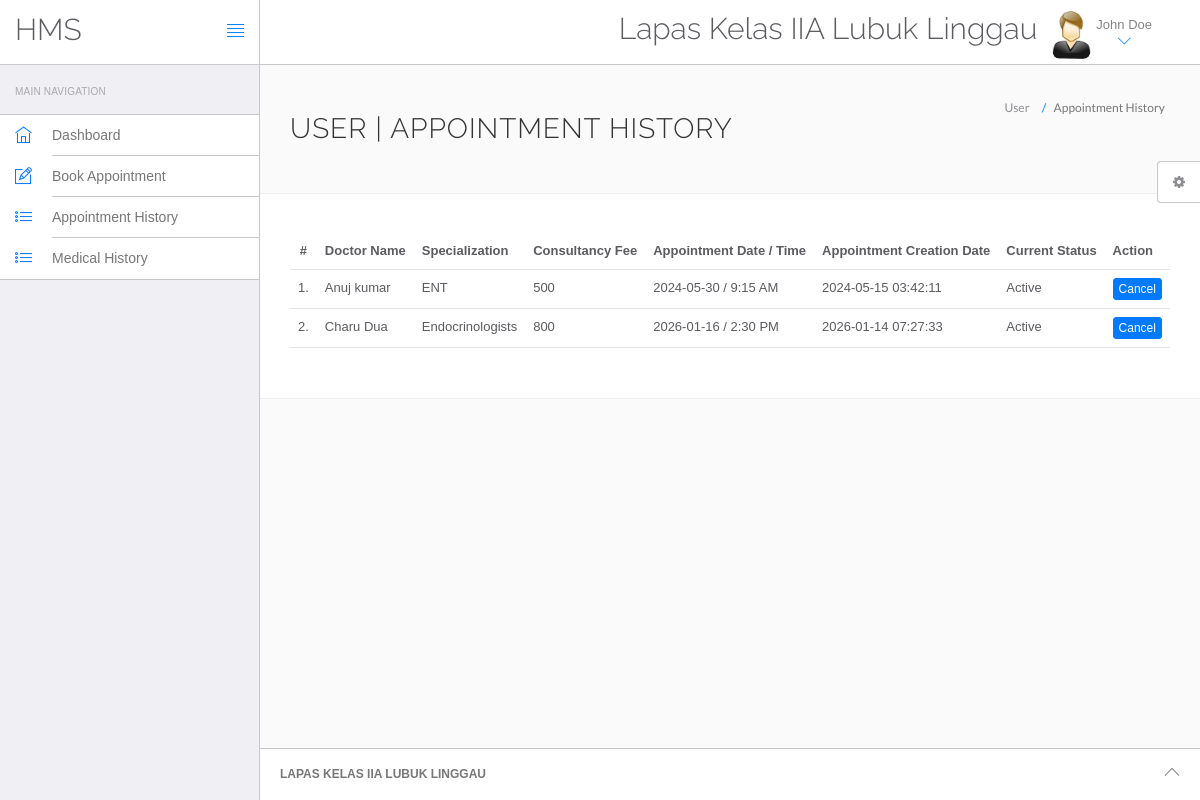
Screenshot of /hms/appointment-history.php (signed in) with the database file from the repository.
### tables this page shows
CREATE TABLE `users` (
  `id` int(11) NOT NULL,
  `fullName` varchar(255) DEFAULT NULL,
  `address` longtext DEFAULT NULL,
  `city` varchar(255) DEFAULT NULL,
  `gender` varchar(255) DEFAULT NULL,
  `email` varchar(255) DEFAULT NULL,
  `password` varchar(255) DEFAULT NULL,
  `regDate` timestamp NULL DEFAULT current_timestamp(),
  `updationDate` timestamp NULL DEFAULT NULL ON UPDATE current_timestamp()
);

CREATE TABLE `appointment` (
  `id` int(11) NOT NULL,
  `doctorSpecialization` varchar(255) DEFAULT NULL,
  `doctorId` int(11) DEFAULT NULL,
  `userId` int(11) DEFAULT NULL,
  `consultancyFees` int(11) DEFAULT NULL,
  `appointmentDate` varchar(255) DEFAULT NULL,
  `appointmentTime` varchar(255) DEFAULT NULL,
  `postingDate` timestamp NULL DEFAULT current_timestamp(),
  `userStatus` int(11) DEFAULT NULL,
  `doctorStatus` int(11) DEFAULT NULL,
  `updationDate` timestamp NULL DEFAULT NULL ON UPDATE current_timestamp()
);

CREATE TABLE `doctors` (
  `id` int(11) NOT NULL,
  `specilization` varchar(255) DEFAULT NULL,
  `doctorName` varchar(255) DEFAULT NULL,
  `address` longtext DEFAULT NULL,
  `docFees` varchar(255) DEFAULT NULL,
  `contactno` bigint(11) DEFAULT NULL,
  `docEmail` varchar(255) DEFAULT NULL,
  `password` varchar(255) DEFAULT NULL,
  `creationDate` timestamp NULL DEFAULT current_timestamp(),
  `updationDate` timestamp NULL DEFAULT NULL ON UPDATE current_timestamp()
);

### hms/appointment-history.php (the view, shortened to what this page needs)
<?php
include('include/config.php');
if(strlen($_SESSION['id']==0)) {
 header('location:logout.php');
  } else{
?>
<!DOCTYPE html>
<html lang="en">
	<head>
		<link rel="stylesheet" href="vendor/bootstrap/css/bootstrap.min.css">
		<link rel="stylesheet" href="vendor/fontawesome/css/font-awesome.min.css">
		<link rel="stylesheet" href="vendor/themify-icons/themify-icons.min.css">
		<link href="vendor/animate.css/animate.min.css" rel="stylesheet" media="screen">
		<link href="vendor/perfect-scrollbar/perfect-scrollbar.min.css" rel="stylesheet" media="screen">
		<link href="vendor/switchery/switchery.min.css" rel="stylesheet" media="screen">
		<link href="vendor/bootstrap-touchspin/jquery.bootstrap-touchspin.min.css" rel="stylesheet" media="screen">
		<link href="vendor/select2/select2.min.css" rel="stylesheet" media="screen">
		<link href="vendor/bootstrap-datepicker/bootstrap-datepicker3.standalone.min.css" rel="stylesheet" media="screen">
		<link href="vendor/bootstrap-timepicker/bootstrap-timepicker.min.css" rel="stylesheet" media="screen">
		<link rel="stylesheet" href="assets/css/styles.css">
		<link rel="stylesheet" href="assets/css/plugins.css">
		<link rel="stylesheet" href="assets/css/themes/theme-1.css" id="skin_color" />
	</head>
	<body>
		<div id="app">
<?php include('include/sidebar.php');?>
			<div class="app-content">
					<?php include('include/header.php');?>
				<div class="main-content" >
					<div class="wrap-content container" id="container">
						<section id="page-title">
							<div class="row">
								<div class="col-sm-8">
									<h1 class="mainTitle">User  | Appointment History</h1>
																	</div>
								<ol class="breadcrumb">
									<li>
										<span>User </span>
									</li>
									<li class="active">
										<span>Appointment History</span>
									</li>
								</ol>
							</div>
						</section>
						<div class="container-fluid container-fullw bg-white">
									<div class="row">
								<div class="col-md-12">
									<table class="table table-hover" id="sample-table-1">
										<thead>
											<tr>
												<th class="center">#</th>
												<th class="hidden-xs">Doctor Name</th>
												<th>Specialization</th>
												<th>Consultancy Fee</th>
												<th>Appointment Date / Time </th>
												<th>Appointment Creation Date  </th>
												<th>Current Status</th>
												<th>Action</th>
											</tr>
										</thead>
										<tbody>
<?php
$sql=mysqli_query($con,"select doctors.doctorName as docname,appointment.*  from appointment join doctors on doctors.id=appointment.doctorId where appointment.userId='".$_SESSION['id']."'");
$cnt=1;
while($row=mysqli_fetch_array($sql))
{
?>
											<tr>
												<td class="center"><?php echo $cnt;?>.</td>
												<td class="hidden-xs"><?php echo $row['docname'];?></td>
												<td><?php echo $row['doctorSpecialization'];?></td>
												<td><?php echo $row['consultancyFees'];?></td>
												<td><?php echo $row['appointmentDate'];?> / <?php echo
												 $row['appointmentTime'];?>
												</td>
												<td><?php echo $row['postingDate'];?></td>
												<td>
<?php if(($row['userStatus']==1) && ($row['doctorStatus']==1))
{
	echo "Active";
}
												?></td>
												<td >
												<div class="visible-md visible-lg hidden-sm hidden-xs">
							<?php if(($row['userStatus']==1) && ($row['doctorStatus']==1))
{ ?>
	<a href="appointment-history.php?id=<?php echo $row['id']?>&cancel=update" onClick="return confirm('Are you sure you want to cancel this appointment ?')"class="btn btn-primary btn-xs" title="Cancel Appointment" tooltip-placement="top" tooltip="Remove">Cancel</a>
	<?php } else {
		echo "Canceled";
		} ?>
												</div>
												</td>
											</tr>
											<?php
$cnt=$cnt+1;
											 }?>
										</tbody>
									</table>
								</div>
							</div>
								</div>
					</div>
				</div>
			</div>
	<?php include('include/footer.php');?>
	<?php include('include/setting.php');?>
		</div>
	</body>
</html>
<?php } ?>

### hms/include/header.php (shortened to what this page needs)
<header class="navbar navbar-default navbar-static-top">
					<div class="navbar-header">
						<a class="navbar-brand" href="#">
							<h2 style="padding-top:20% ">HMS</h2>
						</a>
						<a href="#" class="sidebar-toggler pull-right visible-md visible-lg" data-toggle-class="app-sidebar-closed" data-toggle-target="#app">
							<i class="ti-align-justify"></i>
						</a>
					</div>
					<div class="navbar-collapse collapse">
						<ul class="nav navbar-right">
								<li  style="padding-top:2% ">
								<h2>Lapas Kelas IIA Lubuk Linggau</h2>
							</li>
							<li class="dropdown current-user">
								<a href class="dropdown-toggle" data-toggle="dropdown">
									<img src="assets/images/images.jpg"> <span class="username">
									<?php $query=mysqli_query($con,"select fullName from users where id='".$_SESSION['id']."'");
while($row=mysqli_fetch_array($query))
{
	echo $row['fullName'];
}
									?> <i class="ti-angle-down"></i></i></span>
								</a>
							</li>
						</ul>
					</div>
				</header>

### hms/assets/css/themes/theme-1.css (style rules this page uses)
body { background: #FAFAFA; }
header .navbar-header { background: #ffffff !important; border-right-color: #c8c7cc !important; border-bottom-color: #c8c7cc !important; }
header .navbar-header .sidebar-toggler, header .navbar-header .sidebar-mobile-toggler { color: #007aff !important; }
header .navbar-header .navbar-brand { color: #777 !important; }
header .navbar-collapse { background: #ffffff !important; border-bottom-color: #c8c7cc !important; box-shadow: none !important; }
header .navbar-collapse .navbar-right > li > a { color: #777; }
header .navbar-collapse .navbar-right > li > a i { color: #007aff !important; }

### rows the page displays
users: fullName "John Doe"
appointment: doctorId.doctorName "Anuj kumar", doctorSpecialization "ENT", consultancyFees "500", appointmentDate "2024-05-30", appointmentTime "9:15 AM", postingDate "2024-05-15 03:42:11", userStatus "Active"
appointment: doctorId.doctorName "Charu Dua", doctorSpecialization "Endocrinologists", consultancyFees "800", appointmentDate "2026-01-16", appointmentTime "2:30 PM", postingDate "2026-01-14 07:27:33", userStatus "Active"
